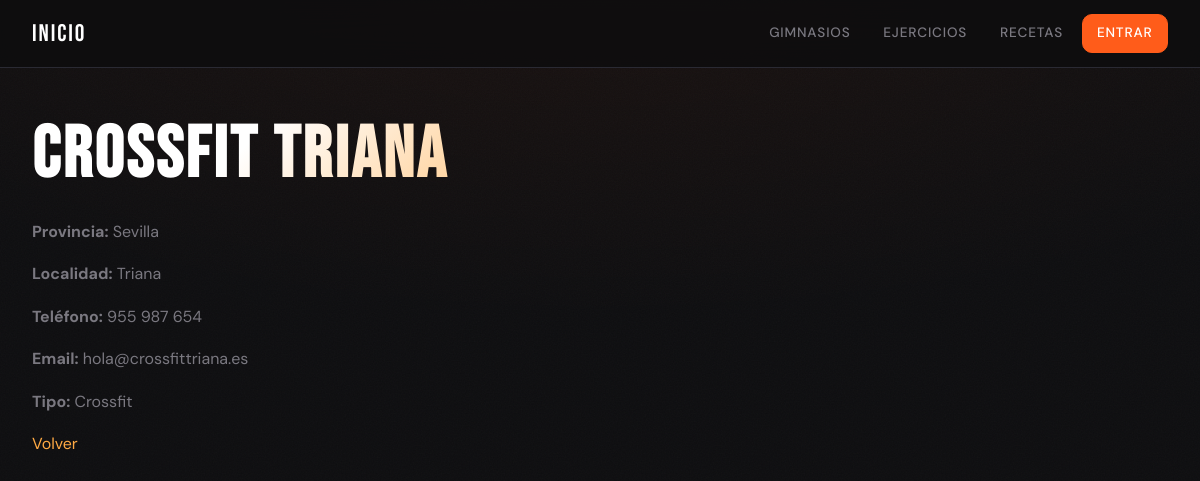
The page /gimnasios/2/ on the database its author committed.
### gimnasios/models.py (models this page shows, shortened)
class Gimnasio(models.Model):
    nombre = models.CharField(max_length=100)
    telefono = models.CharField(max_length=20, blank=True)
    email = models.EmailField(blank=True)
    provincia = models.CharField(max_length=20)
    localidad = models.CharField(max_length=20)
    url = models.URLField()
    tipo_gimnasio = models.ForeignKey(
        TipoGimnasio,
        on_delete=models.SET_NULL,
        null=True,
        related_name="gimnasios"
    )

class TipoGimnasio(models.Model):
    nombre = models.CharField(max_length=100)
    def __str__(self):
        return self.nombre

### gimnasios/views.py (the view)
# urls.py: path("<int:pk>/", GimnasioDetailView.as_view(), name="detalle_gimnasio"),
class GimnasioDetailView(DetailView):
    model = Gimnasio
    template_name = "gimnasios/detalle.html"
    context_object_name = "gimnasio"

### templates/gimnasios/detalle.html (shortened to what this page needs)
{% extends "base.html" %}
{% block content %}
<h1>{{ gimnasio.nombre }}</h1>
<p><strong>Provincia:</strong> {{ gimnasio.provincia }}</p>
<p><strong>Localidad:</strong> {{ gimnasio.localidad }}</p>
<p><strong>Teléfono:</strong> {{ gimnasio.telefono }}</p>
<p><strong>Email:</strong> {{ gimnasio.email }}</p>
<p><strong>Tipo:</strong> {{ gimnasio.tipo_gimnasio }}</p>
<a href="{% url 'gimnasios:lista_gimnasios' %}">Volver</a>
{% endblock %}

### static/css/style.css (style rules this page uses)
:root { --bg: #0d0d0f; --surface: #141418; --surface-2: #1c1c22; --border: #2a2a33; --fire: #ff5c1a; --fire-glow: #ff5c1a44; --fire-dim: #c94510; --ember: #ffaa44; --text: #e8e6e0; --text-muted: #7a7880; --text-dim: #4a4855; --white: #ffffff; --font-display: 'Bebas Neue', sans-serif; --font-body: 'DM Sans', sans-serif; --radius: 10px; --radius-lg: 18px; --transition: 0.25s cubic-bezier(0.4, 0, 0.2, 1); }
*, *::before, *::after { box-sizing: border-box; margin: 0; padding: 0; }
html { scroll-behavior: smooth; font-size: 16px; }
body { background-color: var(--bg); color: var(--text); font-family: var(--font-body); font-weight: 400; line-height: 1.65; min-height: 100vh; }
h1, h2, h3, h4 { font-family: var(--font-display); letter-spacing: 0.04em; line-height: 1.1; color: var(--white); }
h1 { font-size: clamp(2.6rem, 6vw, 4.5rem); background: linear-gradient(135deg, #fff 20%, var(--ember) 60%, var(--fire) 100%); -webkit-background-clip: text; -webkit-text-fill-color: transparent; background-clip: text; margin-bottom: 1.5rem; animation: fadeUp 0.6s ease both; }
p { color: var(--text-muted); margin-bottom: 1rem; }
a { color: var(--ember); text-decoration: none; transition: color var(--transition); }

### rows shown on the page
Gimnasio: nombre "CrossFit Triana", provincia "Sevilla", localidad "Triana", telefono "955 987 654", email "hola@crossfittriana.es", tipo_gimnasio "Crossfit"
